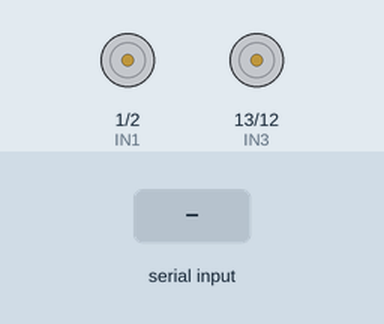
This sketch was run on a simulated Arduino Uno, built with avr-gcc and run on an emulated ATmega328P. Parts: motor-driver pin pairs drawn as motors (green arrow = first pin HIGH = forward, orange = second pin HIGH = backward, longer = more drive, scaled by the enable pin). The test bench sets the inputs (shaded band).

Above: at 1.2 s.
1.3 s: "1" received over the second serial link
At 2.1 s:
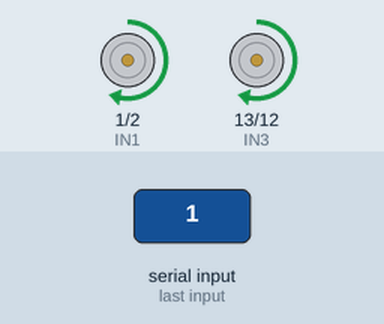
2.8 s: "2" received over the second serial link
At 3.2 s:
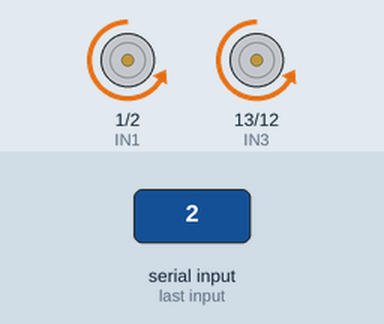
4.3 s: "3" received over the second serial link
At 5.5 s:
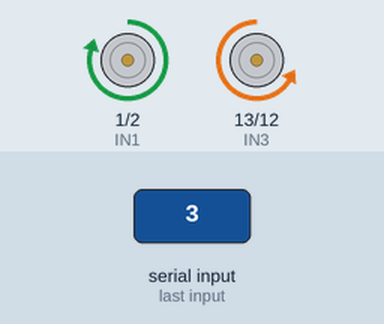
5.8 s: "4" received over the second serial link
At 6.7 s:
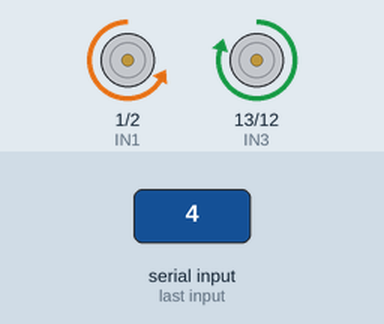
Timing chart, 0 to 8.3 s (numbered marks = the images above; inputs shaded):
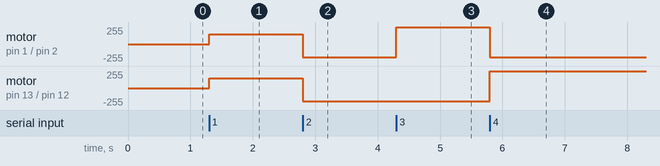

The sketch:

Bluetooth.ino
```cpp
#include <LiquidCrystal.h>
#include <SoftwareSerial.h>

int ENA = 3;
int IN1 = 1;
int IN2 = 2;
int IN3 = 13;
int IN4 = 12;
int ENB = 11;

SoftwareSerial bt(A2, A1);

void setup() {
pinMode(ENA, OUTPUT);
pinMode(IN1, OUTPUT);
pinMode(IN2, OUTPUT);
pinMode(IN3, OUTPUT);
pinMode(IN4, OUTPUT);
pinMode(ENB, OUTPUT);
pinMode(A2,INPUT);
pinMode(A1,OUTPUT);
bt.begin(9600);
}

void loop() {
if (bt.available()) {
  char command = bt.read();
if (command == '1') {
forward();
}
else if (command == '2') {
reverse();
}
else if (command == '3') {
turnleft();
}
else if (command == '4') {
turnright();
}
else if (command == '0'){
stop();
}
}
}


void forward() {
digitalWrite(IN1, HIGH);
digitalWrite(IN2, LOW);
digitalWrite(IN3, HIGH);
digitalWrite(IN4, LOW);
analogWrite(ENA, 150);
analogWrite(ENB, 150);
}

void reverse() {
digitalWrite(IN1, LOW);
digitalWrite(IN2, HIGH);
digitalWrite(IN3, LOW);
digitalWrite(IN4, HIGH);
analogWrite(ENA, 200);
analogWrite(ENB, 200);
}

void stop() {
analogWrite(ENA, 0);
analogWrite(ENB, 0);
digitalWrite(IN1, LOW);
digitalWrite(IN2, LOW);
digitalWrite(IN3, LOW);
digitalWrite(IN4, LOW);
}

void turnright() {
digitalWrite(IN1, LOW);
digitalWrite(IN2, HIGH);
digitalWrite(IN3, HIGH);
digitalWrite(IN4, LOW);
analogWrite(ENA, 200);
analogWrite(ENB, 250);
}

void turnleft() {
digitalWrite(IN1, HIGH);
digitalWrite(IN2, LOW);
digitalWrite(IN3, LOW);
digitalWrite(IN4, HIGH);
analogWrite(ENA, 250);
analogWrite(ENB, 200);
}
```

Measured:
- after the input at 1.3 s, motor on pin 1 (IN1) / pin 2 (IN2), motor on pin 13 (IN3) / pin 12 (IN4): stopped → forward 150/255 at once
- after the input at 2.8 s, motor on pin 1 (IN1) / pin 2 (IN2), motor on pin 13 (IN3) / pin 12 (IN4): forward 150/255 → backward 200/255 at once
- after the input at 4.3 s, motor on pin 1 (IN1) / pin 2 (IN2): backward 200/255 → forward 250/255 at once
- after the input at 5.8 s, motor on pin 1 (IN1) / pin 2 (IN2): forward 250/255 → backward 200/255 at once; motor on pin 13 (IN3) / pin 12 (IN4): backward 200/255 → forward 250/255 at once
